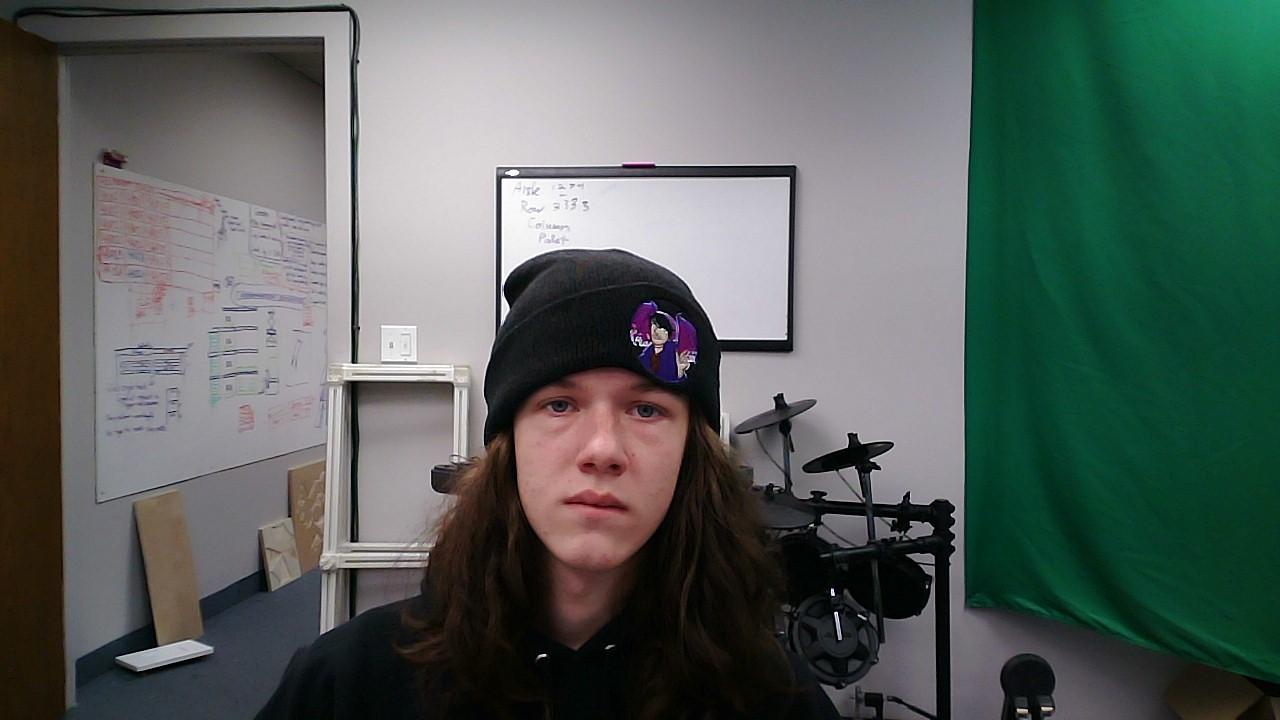
#> input picture visionProccessing/Face_recognition/Me/Joey/1_000.jpeg, 1280 x 720 px, found by its file name; its folder holds 4 pictures in this run
$ python train.py
#> lines starting #> are read from the running program, lines starting #| are printed output that depends on the picture
import cv2
import os
import numpy as np

# Path to the dataset of face images
path = 'Me\Joey'

# Function to read the face images and labels
def read_images(path):
#> called with path = 'Me\\Joey'
    face_images = []
    labels = []

    for filename in os.listdir(path):
        if filename.startswith('.'):
            continue
        img = cv2.imread(os.path.join(path, filename), cv2.IMREAD_GRAYSCALE)
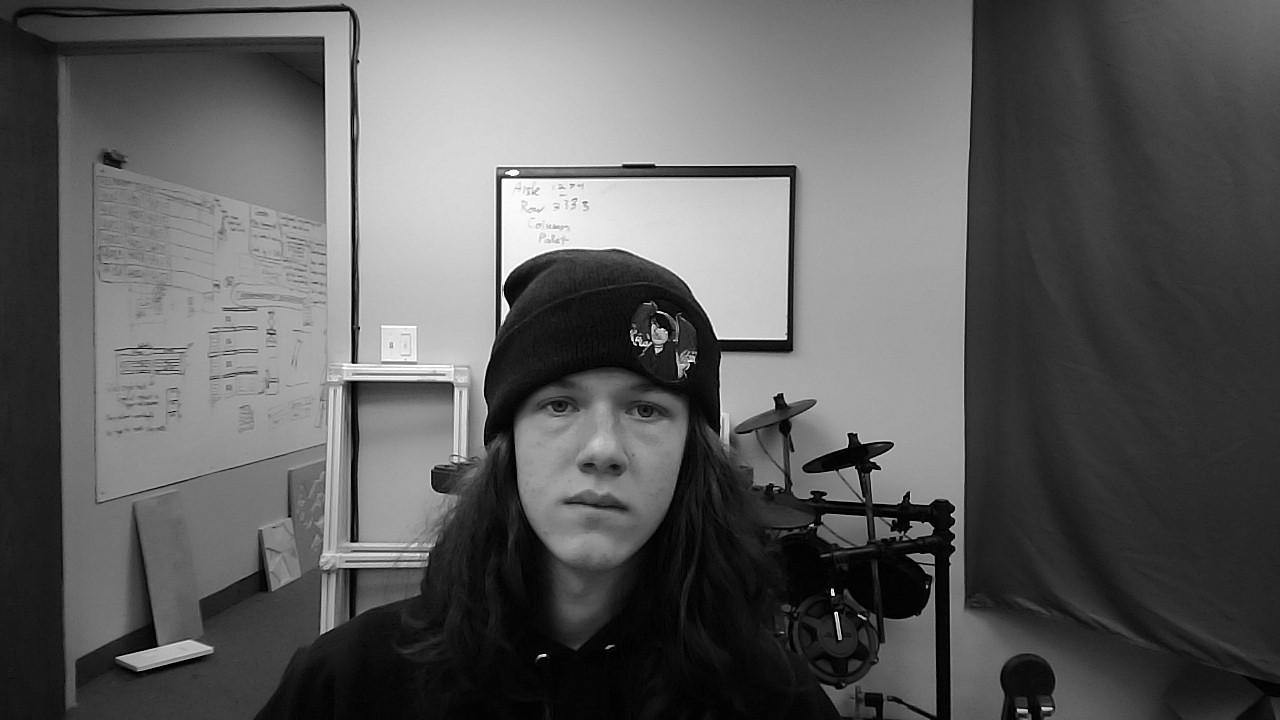
#> img: shape (720, 1280); min 0, max 255, mean 93
        face_images.append(img)
        label = int(filename.split('_')[0]) # Assumes label is in the format "label_number"
        labels.append(label)
#> pass 2 of the loop in read_images, `for filename in os.listdir(path):`:
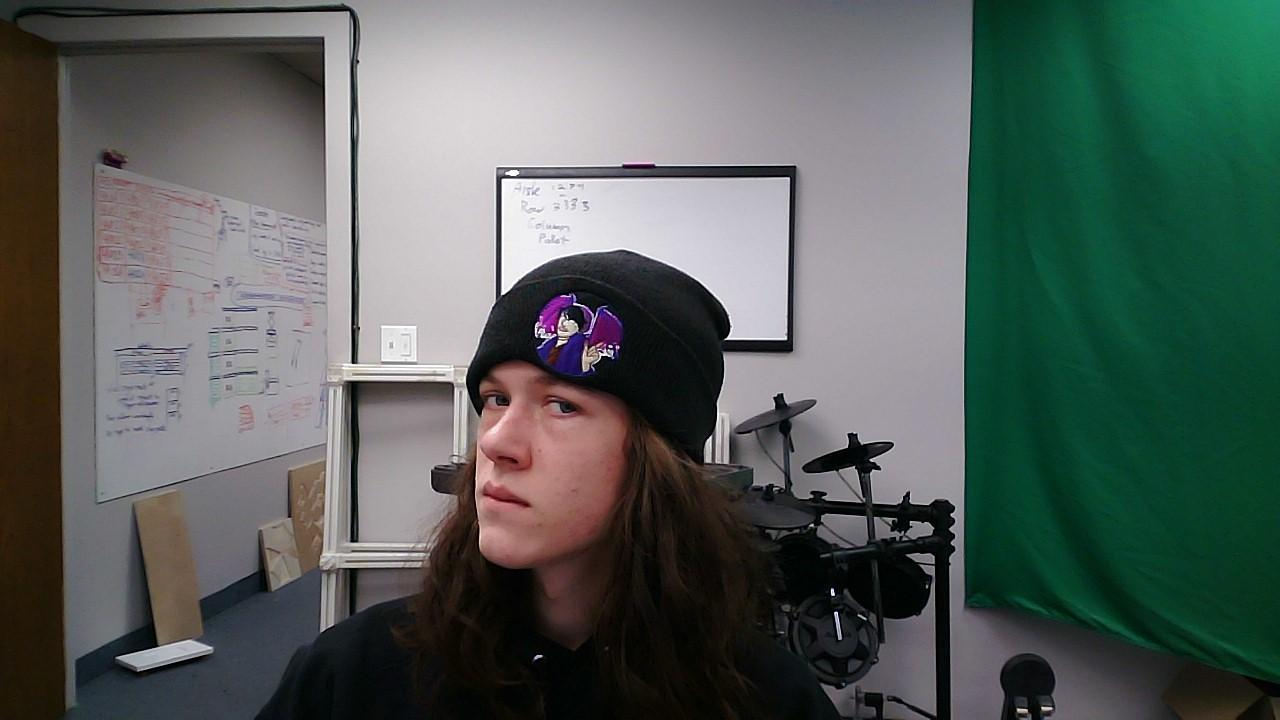
#> input picture visionProccessing/Face_recognition/Me/Joey/1_001.jpeg, 1280 x 720 px, found by its file name
#> in read_images, `img = cv2.imread(os.path.join(path, filename), cv2.IMREAD_GRAYSCALE)`:
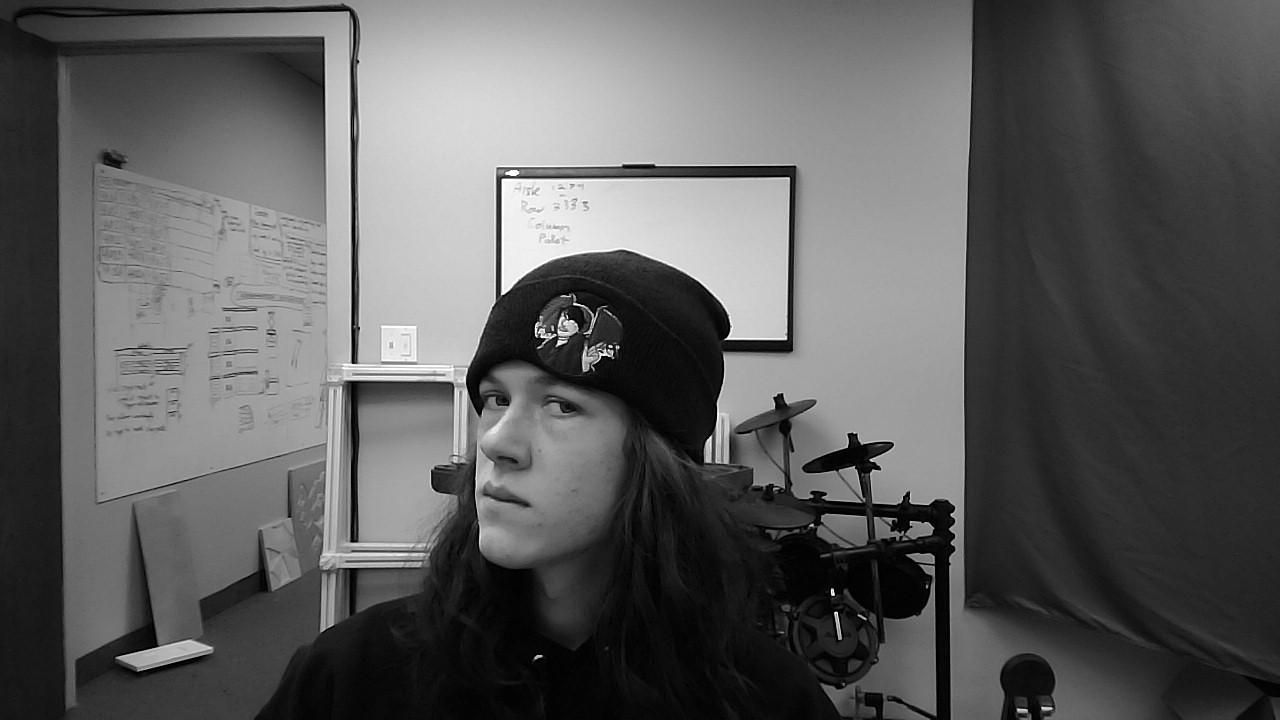
#> img: shape (720, 1280); min 0, max 255, mean 92.4
#> pass 3 of the loop in read_images, `for filename in os.listdir(path):`:
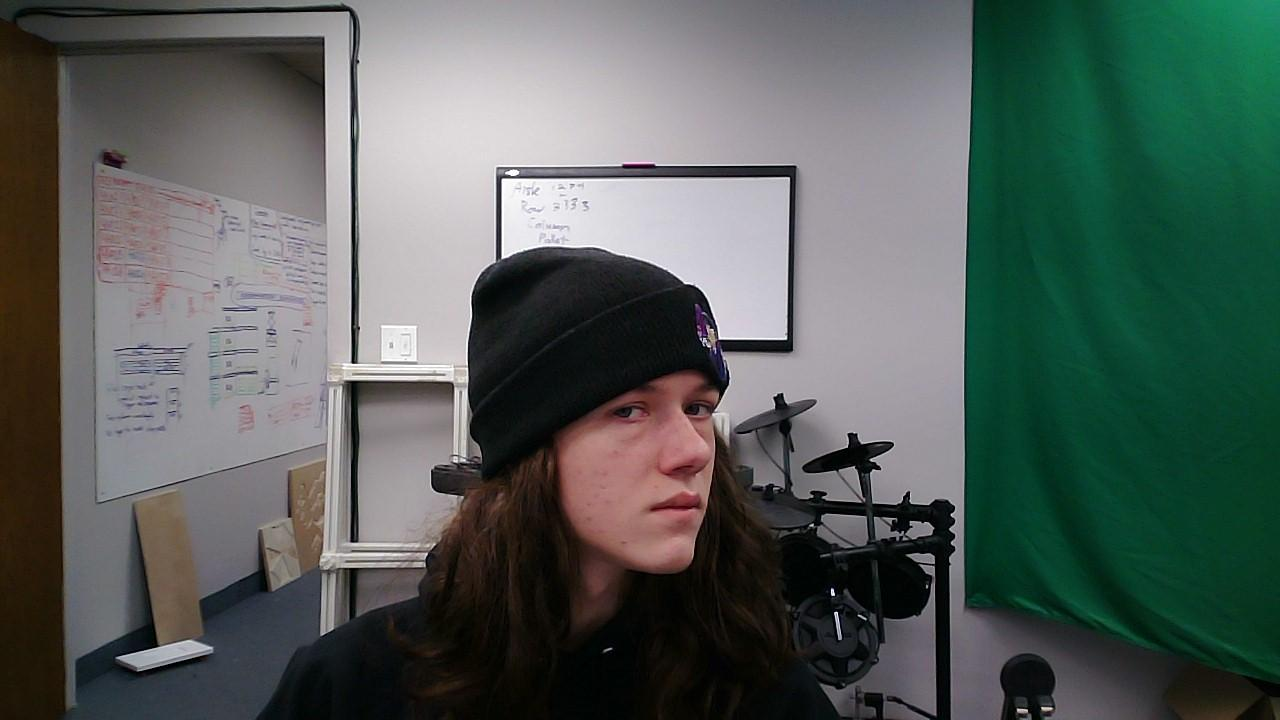
#> input picture visionProccessing/Face_recognition/Me/Joey/1_002.jpeg, 1280 x 720 px, found by its file name
#> in read_images, `img = cv2.imread(os.path.join(path, filename), cv2.IMREAD_GRAYSCALE)`:
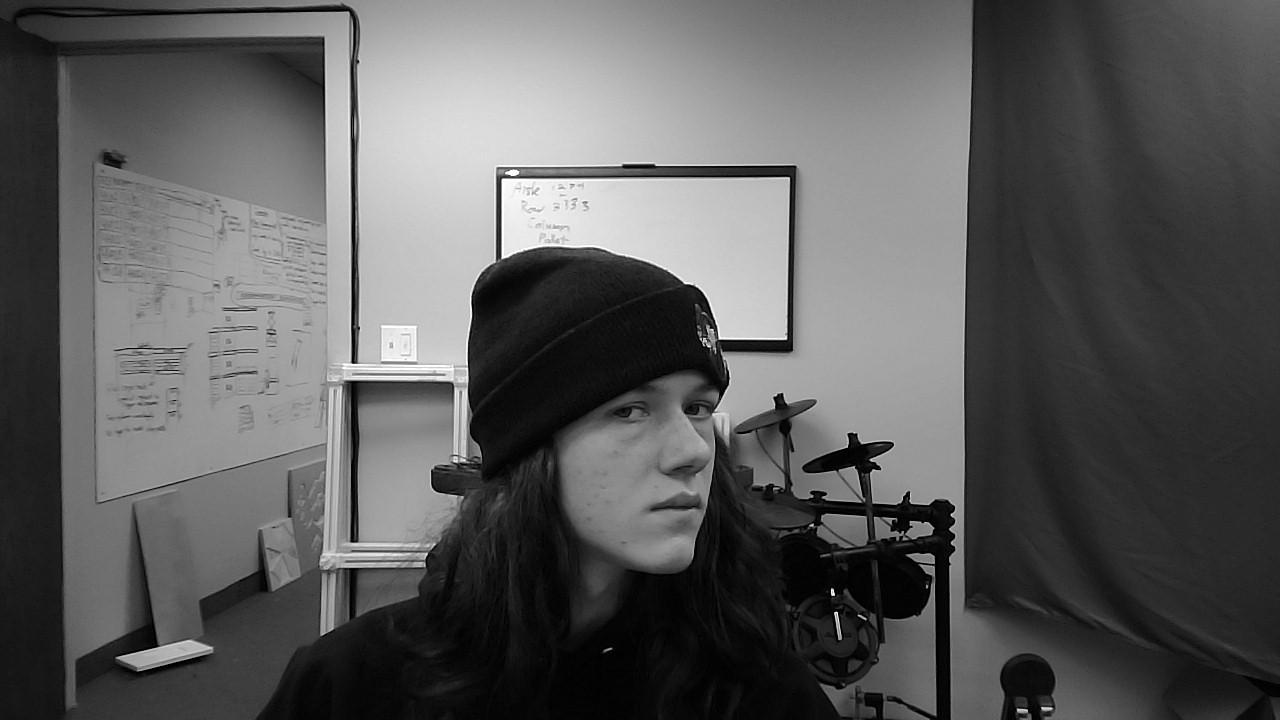
#> img: shape (720, 1280); min 0, max 255, mean 91.1
#> the loop made 4 passes; the first 3 are shown

    return face_images, np.array(labels)

# Load the face images and labels
face_images, labels = read_images(path)

# Create the LBPH recognizer object
recognizer = cv2.face.LBPHFaceRecognizer_create()

# Train the recognizer on the face images and labels
recognizer.train(face_images, labels)

# Save the trained model to disk
recognizer.save('face_recognizer.yml')
